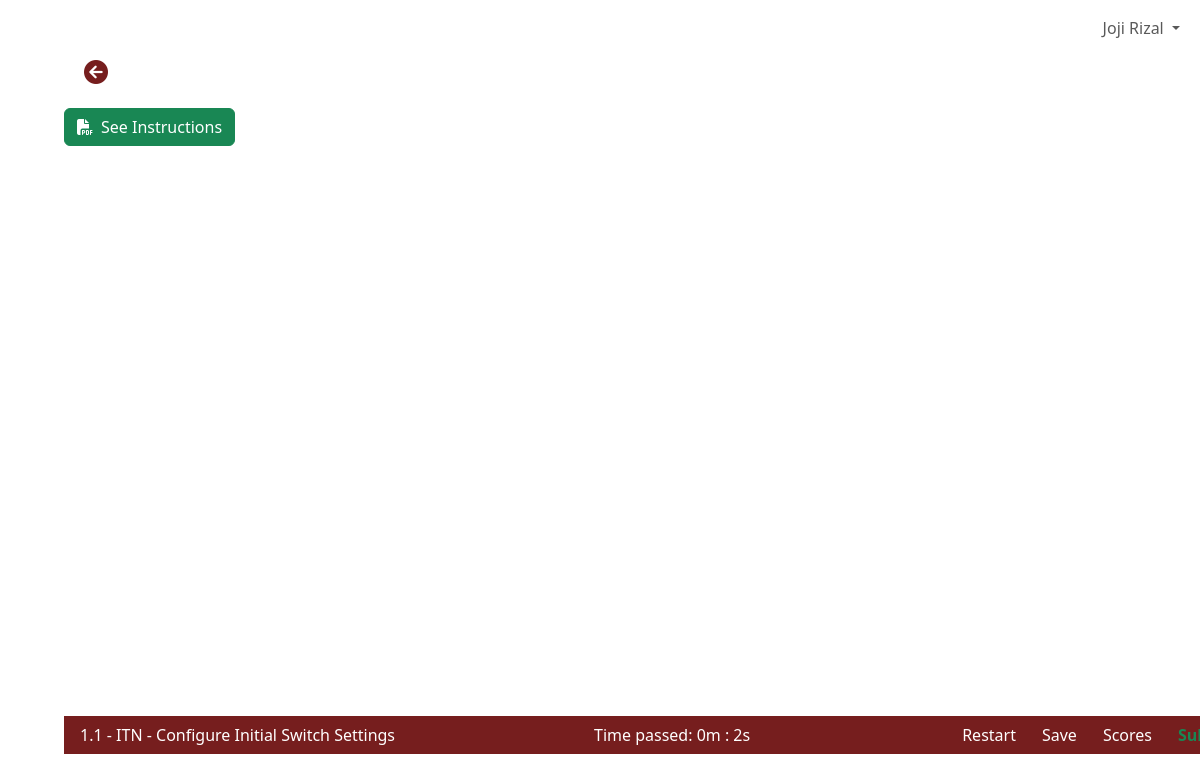
The page /activity/349/training/81/ (signed in) on the database its author committed.
### user/models.py (models this page shows, shortened)
class CustomUser(AbstractBaseUser, PermissionsMixin):
    email = models.EmailField(unique=True)
    first_name = models.CharField(max_length=50)
    last_name = models.CharField(max_length=50)
    is_active = models.BooleanField(default=True)
    is_staff = models.BooleanField(default=False)
    category = models.ForeignKey(UserCategory, on_delete=models.CASCADE)
    icon = models.ImageField(upload_to= 'user/icons/', blank=True, null=True)
    school_id = models.BigIntegerField(unique=True, blank=True, null=True)
    evidences = models.ImageField(upload_to= 'user/evidences/', blank=True, null=True)
    objects = CustomUserManager()
    USERNAME_FIELD = 'email'
    REQUIRED_FIELDS = ['first_name', 'last_name']
    class Meta:
        verbose_name = 'User'
        verbose_name_plural = 'Users'

### activity/models.py (models this page shows, shortened)
class Activity(models.Model):
    base_activity = models.ForeignKey(BaseActivity, on_delete=models.CASCADE)
    projectID = models.CharField(max_length=255, unique=True)
    mode = models.CharField(max_length=50)
    physical_points = models.PositiveIntegerField(default=0)
    basic_config_points = models.PositiveIntegerField(default=0)
    ip_points = models.PositiveIntegerField(default=0)
    routing_points = models.PositiveIntegerField(default=0)
    other_points = models.PositiveIntegerField(default=0)
    time_spent = models.PositiveIntegerField(default=0)
    status = models.CharField(max_length=50, default="open")
    class Meta:
        verbose_name_plural = "Activities"

class BaseActivity(models.Model):
    number = models.CharField(max_length=4)
    name = models.CharField(max_length=255)
    projectID = models.CharField(max_length=255, unique=True)
    answer_key = models.TextField(blank=True,null=True)
    category = models.ForeignKey(ActivityCategory, on_delete=models.CASCADE)
    course = models.ForeignKey(Course, on_delete=models.CASCADE)
    training_task = models.FileField(models.FileField(upload_to='training-tasks/'))
    testing_task = models.FileField(models.FileField(upload_to='training-tasks/'))
    max_physical_points = models.PositiveIntegerField()
    max_basic_config_points = models.PositiveIntegerField()
    max_ip_points = models.PositiveIntegerField()
    max_routing_points = models.PositiveIntegerField()
    max_other_points = models.PositiveIntegerField()
    time_limit = models.PositiveIntegerField()
    class Meta:
        verbose_name_plural = "Base Activities"

class Course(models.Model):
    name = models.CharField(max_length=255)
    slug = models.SlugField(unique=True)
    description = models.TextField()
    class Meta:
        verbose_name_plural = "Courses"

### core/views.py (the view)
# urls.py: path('activity/<int:id>/<str:mode>/<int:enrollmentID>/', coreViews.ActivitySimulationView, name='activity'),
def ActivitySimulationView(request, id, mode, enrollmentID):
    context = {}
    if request.method == 'POST':
        pass
    else:
        userCategory = request.user.category.name
        if userCategory == "Student":
            activity = Activity.objects.get(id=id)
            context["activity"] = activity
            context["enrollmentID"] = enrollmentID
        elif userCategory == "Instructor":
            pass
        elif userCategory == "Self Learner":
            activity = Activity.objects.get(id=id)
            context["activity"] = activity
            context["enrollmentID"] = enrollmentID
    response = render(request, 'core/activity.html', context)
    response['X-Frame-Options'] = 'ALLOWALL'
    return response

### activity/templatetags/simulation_tags.py (called while the page is built)
@register.simple_tag
def gns3_project_url(activity):
    return f"{settings.SIMULATION_SITE_DOMAIN}static/web-ui/server/1/project/{activity}"

### templates/core/activity.html (shortened to what this page needs)
{% extends 'core/base.html' %}
{% block content %}
<div class="container-fluid h-100">
    <div class="row h-100 ">
        <div class="col-md-12 ms-auto" style="padding: 0; overflow-x: hidden !important;">
            {% include 'core/components/topnav.html'%}
            <main class="mt-5 pt-1">
                {% if request.user.category.name == 'Student'%}
                    {% include 'core/activities/student-activity.html'%}
                {% elif request.user.category.name == 'Self Learner'%}
                    {% include 'core/activities/selfLearner-activity.html'%}
                {% elif request.user.category.name == 'Instructor'%}
                    {% include 'core/activities/instructor-activity.html'%}
                {% endif %}
            </main>
        </div>
    </div>
</div>
{% endblock %}

### templates/core/components/topnav.html (shortened to what this page needs)
<nav class="navbar navbar-expand-lg navbar-light bg-white fixed-top col-md-9 ms-sm-auto col-lg-10">
    <div class="container-fluid">
            <ul class="navbar-nav ms-auto">
                <li class="nav-item dropdown">
                    <a class="nav-link dropdown-toggle" href="#" id="userDropdown" role="button" data-bs-toggle="dropdown" aria-expanded="false">
                      {{user.first_name}} {{user.last_name}}
                    </a>
                </li>
            </ul>
    </div>
</nav>

### templates/core/activities/student-activity.html (shortened to what this page needs)
{% load static %}
{% load simulation_tags %}
<div class="container me-2">
    <div class="row ms-2 mt-2 mb-4 ">
        <div class="col-md-4 ">
            <a class="mb-1" href="javascript:history.back()"><i class="fa-solid fa-xl fa-circle-arrow-left" style="color: #761E1E;"></i></a>
        </div>
        <div class="col-md-4 ">
        </div>
    </div>
    <div class="d-flex position-relative">
        <button id="pdfButton" class="btn btn-success position-absolute" data-bs-toggle="modal" data-bs-target="#exampleModal">
            <i class="fas fa-file-pdf me-2"></i>See Instructions
        </button>
        <iframe title="hello" src="{% gns3_project_url activity=activity.projectID %}" width="1200" height="600"></iframe>
    </div>
        <div class="d-flex justify-content-between align-items-center bg-dark-red px-3 mt-2" style="width:1200px;">
                <div class="text-white">
                    {{activity.base_activity.number}} - {{activity.base_activity.course.slug}} - {{activity.base_activity.name}}
                </div>
                <div class="text-white">
                    Time passed: <span id="timer">{{activity.time_spent}}</span>
                </div>
                <div class="d-flex">
                    <button id="restartBtn" class="btn text-white" hx-post="{% url 'simulation:reduplicateActivity' activityID=activity.id enrollmentID=enrollmentID %}" hx-swap="none">Restart</button>
                    <form id="saveForm" hx-post="{% url 'simulation:saveActivity' activityID=activity.id%}" hx-swap="none" >
                        <button type="submit" class="btn text-white" >Save</button>
                    </form>
                    <button id="scoresBtn" class="btn text-white" hx-post="{% url 'simulation:scores' activityID=activity.id %}" hx-swap="none">Scores</button>
                    <form id="submitForm" hx-post="{% url 'simulation:submitActivity' activityID=activity.id%}" hx-swap="none">
                        <button type="submit" class="btn text-success fw-bold" >Submit</button>
                </form>
                </div>
        </div>
</div>

### static/css/global.css (style rules this page uses)
.bg-dark-red { background-color: #761E1E; }
.bg-white { background-color: #FAFAFA; }

### rows shown on the page
CustomUser: first_name "Joji", last_name "Rizal"
Activity: base_activity.number "1.1", base_activity.course.slug "ITN", base_activity.name "Configure Initial Switch Settings"
